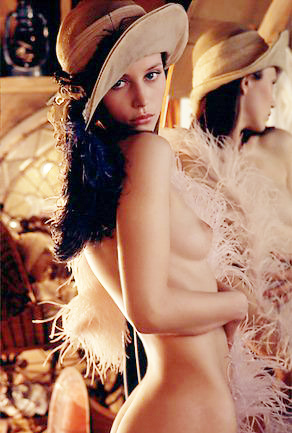
#> input picture opencv_python/形态学图像处理/lena.jpg, 292 x 433 px
$ python 'morphologyEx函数实现击中-击不中变换.py'
#> lines starting #> are read from the running program, lines starting #| are printed output that depends on the picture; after the words box and inside, x2 and y2 are one past the last pixel; in counts of white or black regions, pixels touching at a corner belong together
import cv2
import numpy as np

def main():
    # 读取图像
    image = cv2.imread("lena.jpg", cv2.IMREAD_GRAYSCALE)
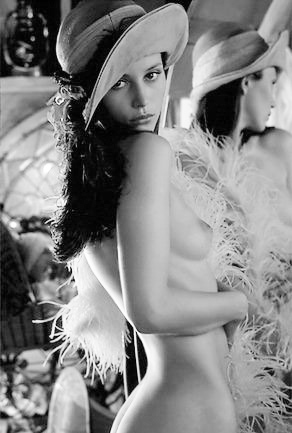
#> image: shape (433, 292); min 0, max 255, mean 133.4
    if image is None:
        print("读取错误")
        return -1

    cv2.imshow("Original Image", image)

    # 二值化图像
    _, binary_image = cv2.threshold(image, 127, 255, cv2.THRESH_BINARY)
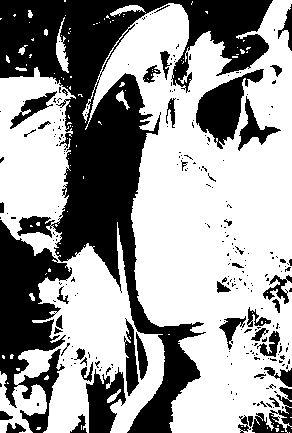
#> binary_image: shape (433, 292); 60.6% white; 258 black regions (214 under 20 px), largest, box (x1, y1, x2, y2) and area: (0, 0, 273, 433) 31097, (0, 220, 72, 433) 7627, (196, 69, 264, 149) 2345
    cv2.imshow("Binary Image", binary_image)

    # 定义结构元素
    # 例如，一个3x3的结构元素，其中中心是1，四个角是0，其余是-1（不关心的部分）
    se = np.array([
        [0, -1, 0],
        [-1, 1, -1],
        [0, -1, 0]
    ], dtype=np.int8)

    # 使用morphologyEx函数进行击中-击不中变换
    hitmiss_image = cv2.morphologyEx(binary_image, cv2.MORPH_HITMISS, se)
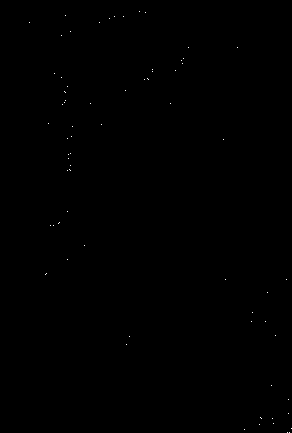
#> hitmiss_image: shape (433, 292); 0.06% white in thin lines or dots, all inside (x1, y1, x2, y2) = (29, 11, 292, 433)
    cv2.imshow("Hit-or-Miss Image", hitmiss_image)

    cv2.waitKey(0)  # 暂停，保持图像显示，等待按键结束

if __name__ == "__main__":
    main()
